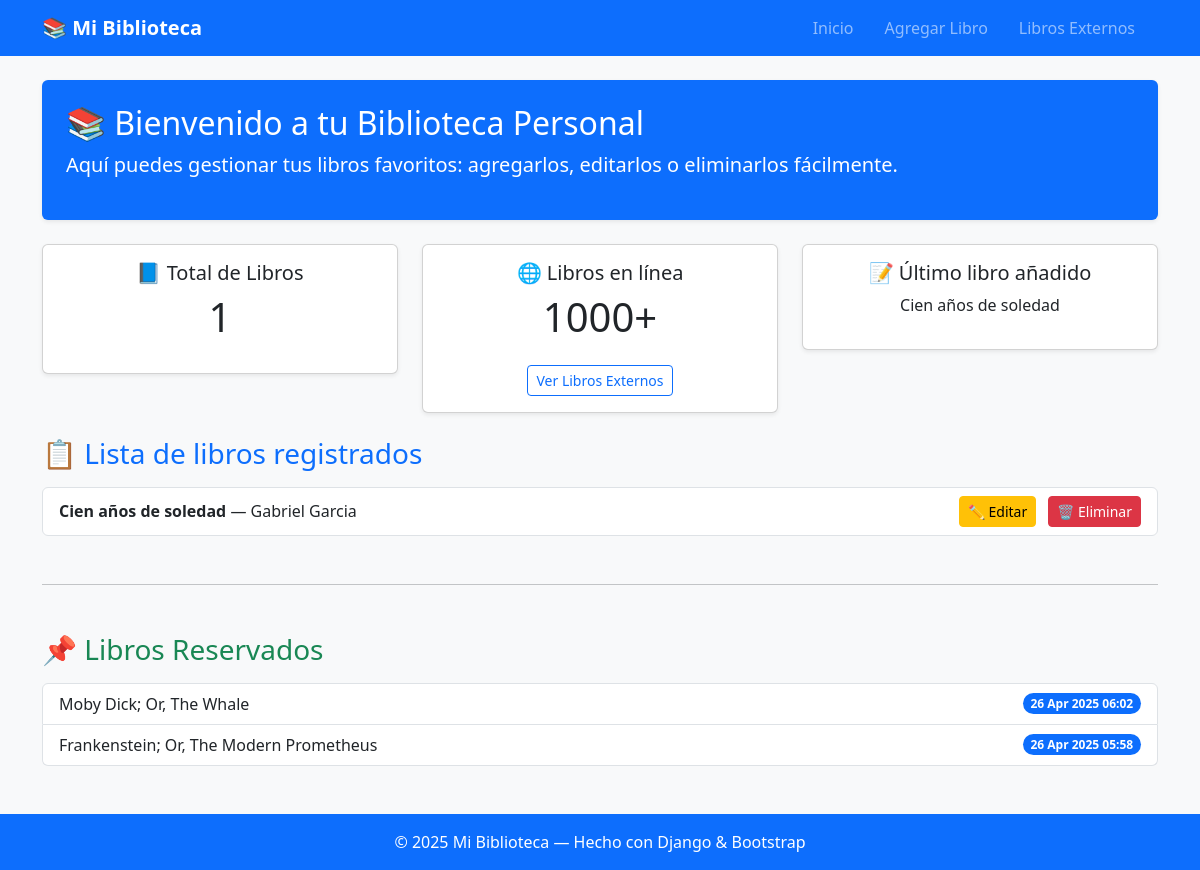
The page / on the database its author committed.
### libros/models.py (models this page shows, shortened)
class Libro(models.Model):
    titulo = models.CharField(max_length=200)
    autor = models.CharField(max_length=100)
    fecha_publicacion = models.DateField()
    genero = models.CharField(max_length=100)
    descripcion = models.TextField(blank=True, null=True)

class Reserva(models.Model):
    titulo = models.CharField(max_length=255)
    fecha_reserva = models.DateTimeField(auto_now_add=True)

### libros/views.py (the view)
# urls.py: path('', views.lista_libros, name='lista_libros'),
def lista_libros(request):
    libros = Libro.objects.all()
    reservas = Reserva.objects.all().order_by('-fecha_reserva')  # ordenadas por fecha
    return render(request, 'libros/lista_libros.html', {'libros': libros, 'reservas': reservas})

### libros/templates/libros/lista_libros.html
{% extends 'libros/base.html' %}
{% block content %}
<div class="mb-4">
    <div class="p-4 mb-4 bg-primary text-white rounded shadow-sm">
        <h2>📚 Bienvenido a tu Biblioteca Personal</h2>
        <p class="lead">Aquí puedes gestionar tus libros favoritos: agregarlos, editarlos o eliminarlos fácilmente.</p>
    </div>
    <div class="row text-center mb-4">
        <div class="col-md-4">
            <div class="card shadow-sm">
                <div class="card-body">
                    <h5 class="card-title">📘 Total de Libros</h5>
                    <p class="display-6">{{ libros|length }}</p>
                </div>
            </div>
        </div>
        <div class="col-md-4 mt-3 mt-md-0">
            <div class="card shadow-sm">
                <div class="card-body">
                    <h5 class="card-title">🌐 Libros en línea</h5>
                    <p class="display-6">1000+</p>
                    <a href="{% url 'libros_externos' %}" class="btn btn-outline-primary btn-sm mt-2">Ver Libros Externos</a>
                </div>
            </div>
        </div>
        <div class="col-md-4 mt-3 mt-md-0">
            <div class="card shadow-sm">
                <div class="card-body">
                    <h5 class="card-title">📝 Último libro añadido</h5>
                    {% if libros %}
                        <p>{{ libros.last.titulo }}</p>
                    {% else %}
                        <p>No hay libros aún</p>
                    {% endif %}
                </div>
            </div>
        </div>
    </div>
    <h3 class="mb-3 text-primary">📋 Lista de libros registrados</h3>
    {% if libros %}
        <ul class="list-group">
            {% for libro in libros %}
                <li class="list-group-item d-flex justify-content-between align-items-center">
                    <div>
                        <strong>{{ libro.titulo }}</strong> — {{ libro.autor }}
                    </div>
                    <div>
                        <a href="{% url 'editar_libro' libro.id %}" class="btn btn-sm btn-warning">✏️ Editar</a>
                        <a href="{% url 'eliminar_libro' libro.id %}" class="btn btn-sm btn-danger ms-2">🗑️ Eliminar</a>
                    </div>
                </li>
            {% endfor %}
        </ul>
    {% else %}
        <p class="text-muted">Todavía no has registrado ningún libro.</p>
    {% endif %}
    <hr class="my-5">
    <h3 class="mb-3 text-success">📌 Libros Reservados</h3>
    {% if reservas %}
        <ul class="list-group">
            {% for reserva in reservas %}
                <li class="list-group-item d-flex justify-content-between align-items-center">
                    {{ reserva.titulo }}
                    <span class="badge bg-primary rounded-pill">{{ reserva.fecha_reserva|date:"d M Y H:i" }}</span>
                </li>
            {% endfor %}
        </ul>
    {% else %}
        <p class="text-muted">Aún no has reservado libros.</p>
    {% endif %}
</div>
{% endblock %}

### libros/templates/libros/base.html (shortened to what this page needs)
<!DOCTYPE html>
<html lang="es">
{% load static %}
<head>
    <link rel="stylesheet" href="{% static 'libros/style.css' %}">
    <link href="https://cdn.jsdelivr.net/npm/bootstrap@5.3.0/dist/css/bootstrap.min.css" rel="stylesheet">
    <link href="https://cdn.jsdelivr.net/npm/bootstrap-icons@1.10.5/font/bootstrap-icons.css" rel="stylesheet">
</head>
<body class="bg-light">
    <nav class="navbar navbar-expand-lg navbar-dark bg-primary mb-4">
        <div class="container">
            <a class="navbar-brand" href="{% url 'lista_libros' %}">📚 Mi Biblioteca</a>
            <div class="collapse navbar-collapse" id="menu">
                <ul class="navbar-nav ms-auto">
                    <li class="nav-item"><a class="nav-link" href="{% url 'lista_libros' %}">Inicio</a></li>
                    <li class="nav-item"><a class="nav-link" href="{% url 'agregar_libro' %}">Agregar Libro</a></li>
                    <li class="nav-item"><a class="nav-link" href="{% url 'libros_externos' %}">Libros Externos</a></li>
                </ul>
            </div>
        </div>
    </nav>
    <div class="container mb-5">
        {% block content %}{% endblock %}
    </div>
    <footer class="bg-primary text-white text-center py-3 mt-auto">
        © 2025 Mi Biblioteca — Hecho con Django & Bootstrap
    </footer>
</body>
</html>

### libros/static/libros/style.css (style rules this page uses)
body { font-family: Arial, sans-serif; margin: 20px; background-color: #f2f2f2; }
nav a { color: white; text-decoration: none; margin-right: 15px; }
h2 { color: #333; }
h1, h2 { font-weight: 700; }
.card-title { color: #007BFF; }
.navbar-brand { font-size: 1.5rem; font-weight: bold; }

### rows shown on the page
Libro: last.titulo "Cien años de soledad", titulo "Cien años de soledad", autor "Gabriel Garcia"
Reserva: titulo "Moby Dick; Or, The Whale", fecha_reserva "26 Apr 2025 06:02"
Reserva: titulo "Frankenstein; Or, The Modern Prometheus", fecha_reserva "26 Apr 2025 05:58"

### other values the page prints
{{ libros|length }} "1"
